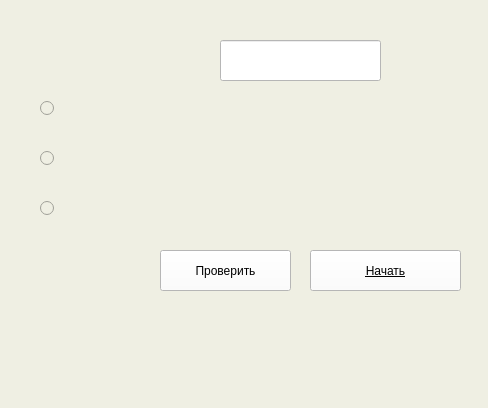
<?xml version="1.0" encoding="UTF-8"?>
<ui version="4.0">
 <class>game</class>
 <widget class="QMainWindow" name="game">
  <property name="geometry">
   <rect>
    <x>0</x>
    <y>0</y>
    <width>488</width>
    <height>408</height>
   </rect>
  </property>
  <property name="windowTitle">
   <string>Игра для запоминания</string>
  </property>
  <property name="styleSheet">
   <string notr="true">background-color:rgb(239, 239, 227);</string>
  </property>
  <widget class="QWidget" name="centralwidget">
   <widget class="QLineEdit" name="formulaEdit">
    <property name="geometry">
     <rect>
      <x>220</x>
      <y>40</y>
      <width>161</width>
      <height>41</height>
     </rect>
    </property>
    <property name="styleSheet">
     <string notr="true">font: 75 12pt &quot;Times New Roman&quot;;
background-color:rgb(255, 255, 255);</string>
    </property>
   </widget>
   <widget class="QLabel" name="countLabel">
    <property name="geometry">
     <rect>
      <x>40</x>
      <y>250</y>
      <width>101</width>
      <height>31</height>
     </rect>
    </property>
    <property name="styleSheet">
     <string notr="true">font: 75 12pt &quot;Times New Roman&quot;;</string>
    </property>
    <property name="text">
     <string/>
    </property>
   </widget>
   <widget class="QPushButton" name="nextButton">
    <property name="geometry">
     <rect>
      <x>310</x>
      <y>250</y>
      <width>151</width>
      <height>41</height>
     </rect>
    </property>
    <property name="styleSheet">
     <string notr="true">background-color:rgb(255, 255, 255);font: 75 italic 12pt &quot;Times New Roman&quot;;
text-decoration: underline;</string>
    </property>
    <property name="text">
     <string>Начать</string>
    </property>
   </widget>
   <widget class="QRadioButton" name="v1Button">
    <property name="geometry">
     <rect>
      <x>40</x>
      <y>100</y>
      <width>82</width>
      <height>17</height>
     </rect>
    </property>
    <property name="styleSheet">
     <string notr="true">font: italic 14pt &quot;Times New Roman&quot;;</string>
    </property>
    <property name="text">
     <string/>
    </property>
   </widget>
   <widget class="QRadioButton" name="v2Button">
    <property name="geometry">
     <rect>
      <x>40</x>
      <y>150</y>
      <width>82</width>
      <height>17</height>
     </rect>
    </property>
    <property name="styleSheet">
     <string notr="true">font: italic 14pt &quot;Times New Roman&quot;;</string>
    </property>
    <property name="text">
     <string/>
    </property>
   </widget>
   <widget class="QRadioButton" name="v3Button">
    <property name="geometry">
     <rect>
      <x>40</x>
      <y>200</y>
      <width>82</width>
      <height>17</height>
     </rect>
    </property>
    <property name="styleSheet">
     <string notr="true">font: italic 14pt &quot;Times New Roman&quot;;</string>
    </property>
    <property name="text">
     <string/>
    </property>
   </widget>
   <widget class="QPushButton" name="checkButton">
    <property name="geometry">
     <rect>
      <x>160</x>
      <y>250</y>
      <width>131</width>
      <height>41</height>
     </rect>
    </property>
    <property name="styleSheet">
     <string notr="true">background-color:rgb(255, 255, 255);font: 75 italic 12pt &quot;Times New Roman&quot;;</string>
    </property>
    <property name="text">
     <string>Проверить</string>
    </property>
   </widget>
   <widget class="QLabel" name="titleLabel">
    <property name="geometry">
     <rect>
      <x>20</x>
      <y>20</y>
      <width>181</width>
      <height>61</height>
     </rect>
    </property>
    <property name="styleSheet">
     <string notr="true">font: 75 bold 12pt &quot;Times New Roman&quot;;</string>
    </property>
    <property name="text">
     <string/>
    </property>
   </widget>
  </widget>
  <widget class="QMenuBar" name="menubar">
   <property name="geometry">
    <rect>
     <x>0</x>
     <y>0</y>
     <width>488</width>
     <height>21</height>
    </rect>
   </property>
  </widget>
  <widget class="QStatusBar" name="statusbar"/>
 </widget>
 <resources/>
 <connections/>
</ui>
